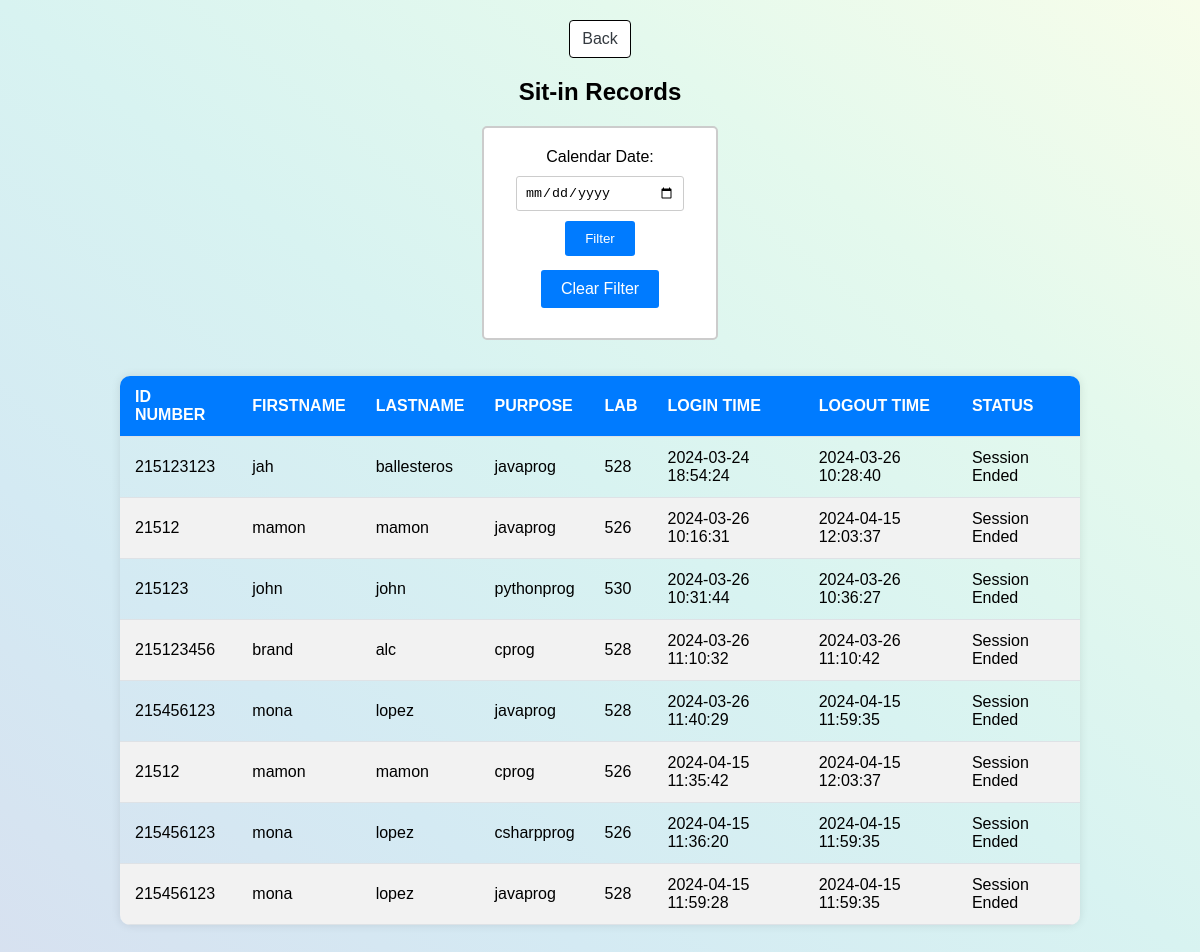
/vsir.php, run on the app's committed database.
### tables this page shows
CREATE TABLE `sitin` (
  `sitin_id` int(11) NOT NULL,
  `student_id` int(11) NOT NULL,
  `purpose` varchar(100) NOT NULL,
  `lab` varchar(100) NOT NULL,
  `login_time` timestamp NOT NULL DEFAULT current_timestamp(),
  `logout_time` timestamp NOT NULL DEFAULT current_timestamp()
);

CREATE TABLE `accountinfo` (
  `accinfo_id` int(11) NOT NULL,
  `accinfo_firstname` varchar(50) DEFAULT NULL,
  `accinfo_middlename` varchar(50) DEFAULT NULL,
  `accinfo_lastname` varchar(50) DEFAULT NULL,
  `accinfo_email` varchar(50) DEFAULT NULL,
  `accinfo_idno` int(11) DEFAULT NULL,
  `accinfo_year` varchar(20) DEFAULT NULL,
  `accinfo_age` int(11) DEFAULT NULL,
  `accinfo_gender` varchar(20) DEFAULT NULL,
  `accinfo_contact` varchar(20) DEFAULT NULL,
  `accinfo_address` varchar(100) DEFAULT NULL,
  `remain_ss` int(30) NOT NULL
);

### vsir.php (the view, shortened to what this page needs)
<?php
include 'connector_db.php';
$sql = "SELECT accinfo_idno, accinfo_firstname, accinfo_lastname, student_id , purpose, lab , login_time , logout_time , remain_ss FROM sitin INNER JOIN accountinfo ON accountinfo.accinfo_id = sitin.student_id";
$result = $conn->query($sql);
?>
<!DOCTYPE html>
<html lang="en">
<head>
</head>
<body>
<div class="container">
    <a class="btn btn-light" href="admin-staff.php">Back</a>
    <h2 class="text-center">Sit-in Records</h2>
    <form id="filter-form" method="post">
            <div class="calendar-filter">
                <label for="start-date">Calendar Date:</label>
                <input type="date" id="start-date" name="start_date">
                <button type="submit">Filter</button>
                <a class="button-back" href="vsir.php">Clear Filter</a>
            </div>
      </form>
    <br>
    <br>
    <div>
        <table>
            <thead>
                <tr>
                    <th>ID Number</th>
                    <th>Firstname</th>
                    <th>Lastname</th>
                    <th>Purpose</th>
                    <th>Lab</th>
                    <th>Login Time</th>
                    <th>Logout Time</th>
                    <th>Status</th>
                </tr>
            </thead>
            <tbody>
                <?php
                if ($result->num_rows > 0) {
                    while($row = $result->fetch_assoc()) {
                        echo "<tr>";
                        echo "<td>" . $row["accinfo_idno"] . "</td>";
                        echo "<td>" . $row["accinfo_firstname"] . "</td>";
                        echo "<td>" . $row["accinfo_lastname"] . "</td>";
                        echo "<td>" . $row["purpose"] . "</td>";
                        echo "<td>" . $row["lab"] . "</td>";
                        echo "<td>" . $row["login_time"] . "</td>";
                        echo "<td>" . ($row["logout_time"] ? $row["logout_time"] : "Not ended") . "</td>";
                        echo "<td>";
                        if($row["logout_time"] == "0000-00-00 00:00:00") {
                          echo "<form method='post'>";
                          echo "<input type='hidden' name='id' value='" . $row["student_id"] . "'>";
                          echo "<button type='submit' class='btn btn-danger button-sub' name='end_session'>End Session</button>";
                          echo "</form>";
                      } else {
                          echo "Session Ended";
                      }
                        echo "</td>";
                        echo "</tr>";
                    }
                } else {
                    echo "<tr><td colspan='6'>No records found</td></tr>";
                }
                ?>
            </tbody>
        </table>
    </div>
</div>
</body>
</html>

### vsir.php (style rules this page uses)
body { margin: 0; font-family: Arial, sans-serif; background-image: linear-gradient(to right top, #d7e1f0, #d4eaf3, #d8f3f1, #e4f9ed, #f7fdea); }
.button-back { color: white; text-align: center; text-decoration: none; display: inline-block; font-size: 16px; margin: 4px 2px; cursor: pointer; border-radius: 10px; padding: 10px 20px; background-color: #007bff; border-radius: 3px; margin-bottom: 10px; }
.container { margin: 0 auto; padding: 20px; text-align: center; justify-content: center; width: 80%; }
table { width: 100%; border-collapse: collapse; margin-bottom: 1rem; border-radius: 10px; overflow: hidden; box-shadow: 0 0 10px rgba(0, 0, 0, 0.1); }
th, td { padding: 12px 15px; text-align: left; border-bottom: 1px solid #dee2e6; }
th { background-color: #007bff; color: #fff; font-weight: bold; text-transform: uppercase; }
tbody tr:nth-child(even) { background-color: #f2f2f2; }
.calendar-filter { width: 20%; display: flex; flex-direction: column; align-items: center; justify-content: center; border: 2px solid #ccc; padding: 20px; border-radius: 5px; background-color: #fff; margin: auto; }
.calendar-filter label { margin-bottom: 10px; }
.calendar-filter input[type="date"] { padding: 8px; border: 1px solid #ccc; border-radius: 3px; width: 150px; margin-bottom: 10px; }
.calendar-filter button { padding: 10px 20px; background-color: #007bff; color: #fff; border: none; border-radius: 3px; cursor: pointer; margin-bottom: 10px; }
.btn { display: inline-block; font-weight: 400; color: #212529; text-align: center; vertical-align: middle; user-select: none; background-color: transparent; border: 1px solid transparent; padding: 0.375rem 0.75rem; font-size: 1rem; line-height: 1.5; border-radius: 0.25rem; transition: color 0.15s ease-in-out, background-color 0.15s ease-in-out, border-color 0.15s ease-in-out, box-shadow 0.15s ease-in-out; cursor: pointer; text-decoration: none; }
.btn-light { color: #343a40; background-color: white; border-color: black; }

### data on the page
sitin: accountinfo.accinfo_idno "215123123", accountinfo.accinfo_firstname "jah", accountinfo.accinfo_lastname "ballesteros", purpose "javaprog", lab "528", login_time "2024-03-24 18:54:24", logout_time "2024-03-26 10:28:40", shows "Session Ended"
sitin: accountinfo.accinfo_idno "21512", accountinfo.accinfo_firstname "mamon", accountinfo.accinfo_lastname "mamon", purpose "javaprog", lab "526", login_time "2024-03-26 10:16:31", logout_time "2024-04-15 12:03:37", shows "Session Ended"
sitin: accountinfo.accinfo_idno "215123", accountinfo.accinfo_firstname "john", accountinfo.accinfo_lastname "john", purpose "pythonprog", lab "530", login_time "2024-03-26 10:31:44", logout_time "2024-03-26 10:36:27", shows "Session Ended"
sitin: accountinfo.accinfo_idno "215123456", accountinfo.accinfo_firstname "brand", accountinfo.accinfo_lastname "alc", purpose "cprog", lab "528", login_time "2024-03-26 11:10:32", logout_time "2024-03-26 11:10:42", shows "Session Ended"
sitin: accountinfo.accinfo_idno "215456123", accountinfo.accinfo_firstname "mona", accountinfo.accinfo_lastname "lopez", purpose "javaprog", lab "528", login_time "2024-03-26 11:40:29", logout_time "2024-04-15 11:59:35", shows "Session Ended"
sitin: accountinfo.accinfo_idno "21512", accountinfo.accinfo_firstname "mamon", accountinfo.accinfo_lastname "mamon", purpose "cprog", lab "526", login_time "2024-04-15 11:35:42", logout_time "2024-04-15 12:03:37", shows "Session Ended"
sitin: accountinfo.accinfo_idno "215456123", accountinfo.accinfo_firstname "mona", accountinfo.accinfo_lastname "lopez", purpose "csharpprog", lab "526", login_time "2024-04-15 11:36:20", logout_time "2024-04-15 11:59:35", shows "Session Ended"
sitin: accountinfo.accinfo_idno "215456123", accountinfo.accinfo_firstname "mona", accountinfo.accinfo_lastname "lopez", purpose "javaprog", lab "528", login_time "2024-04-15 11:59:28", logout_time "2024-04-15 11:59:35", shows "Session Ended"
